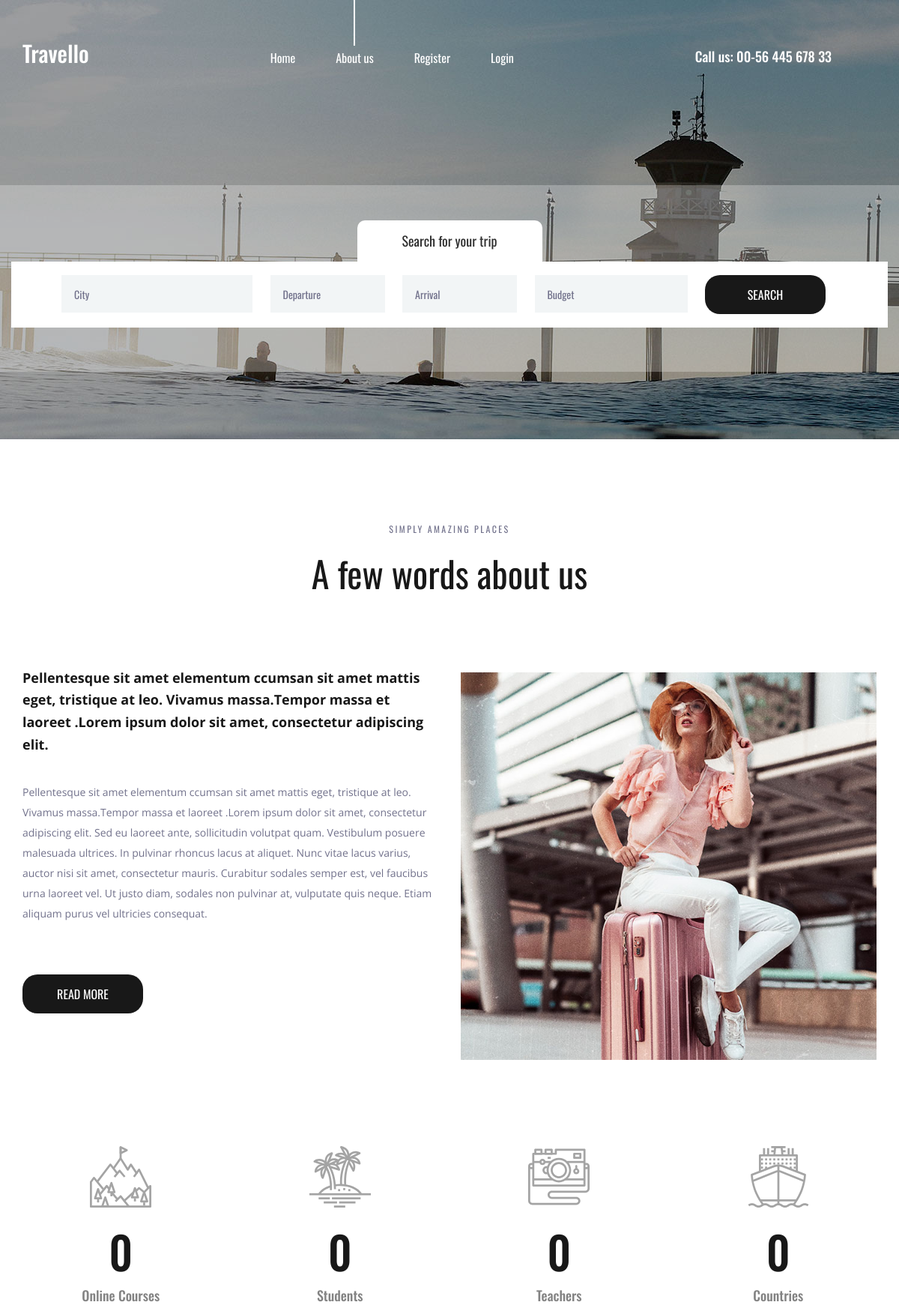
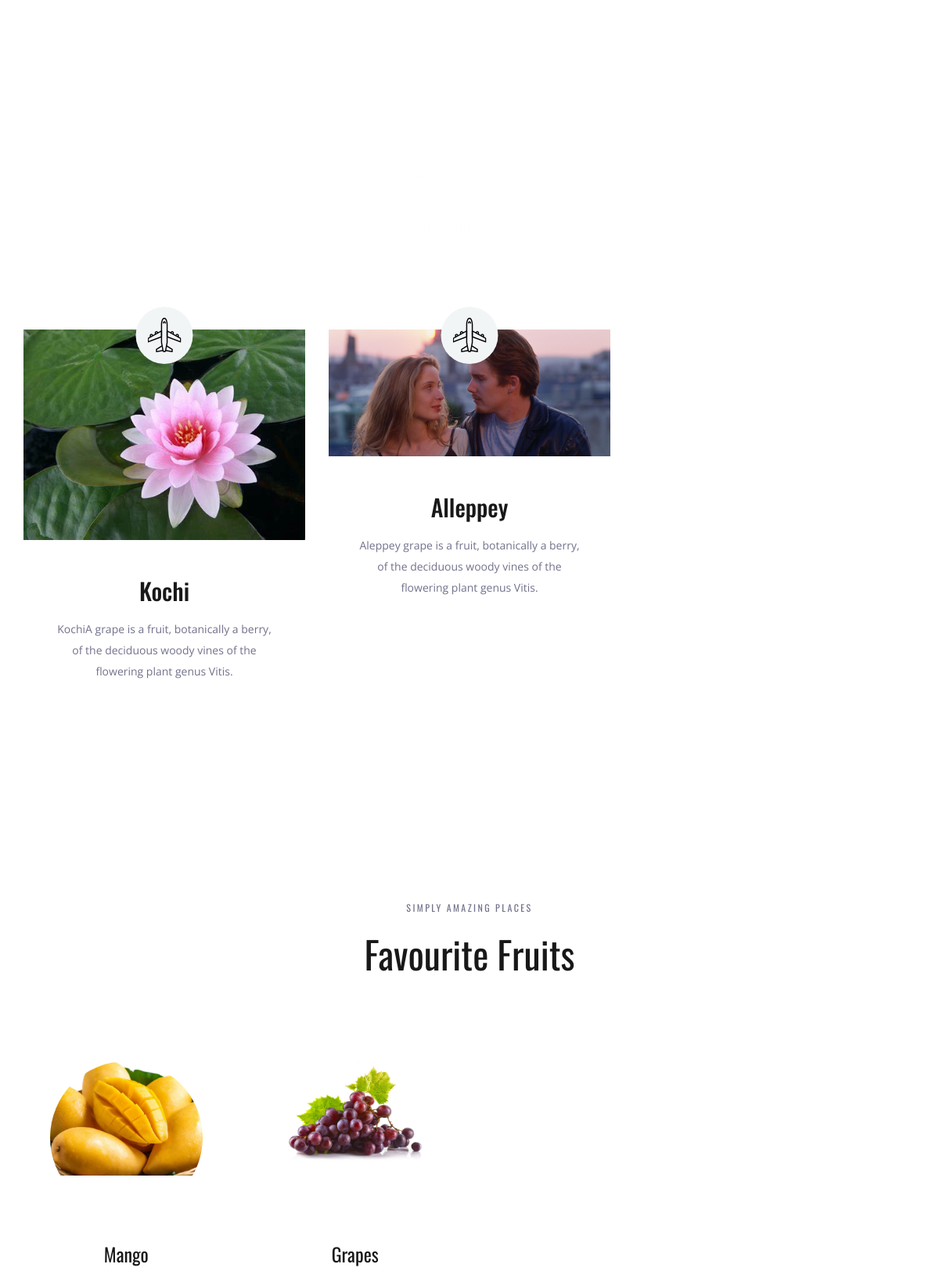
The page / (upper part) on the database its author committed (2 pictures, top to bottom).
### travelapp/models.py (models this page shows, shortened)
class Place(models.Model):
    name = models.CharField(max_length=250)
    img = models.ImageField(upload_to='pics')
    desc = models.TextField()

class Fruit(models.Model):
    f_name = models.CharField(max_length=250)
    f_img = models.ImageField(upload_to='pics')
    f_desc = models.TextField()

### travelapp/views.py (the view)
# urls.py: path('',views.demo,name='demo'),
def demo(request):
    obj=Place.objects.all()
    obj2 = Fruit.objects.all()
    return render(request,"index.html",{'result':obj, 'result2':obj2})

### templates/index.html (shortened to what this page needs)
{% load static %}
<!DOCTYPE html>
<html lang="en">
<head>
<link rel="stylesheet" type="text/css" href="{% static 'styles/bootstrap4/bootstrap.min.css' %}">
<link href="{% static 'plugins/font-awesome-4.7.0/css/font-awesome.min.css' %}" rel="stylesheet" type="text/css' %}">
<link rel="stylesheet" type="text/css" href="{% static 'plugins/OwlCarousel2-2.2.1/owl.carousel.css' %}">
<link rel="stylesheet" type="text/css" href="{% static 'plugins/OwlCarousel2-2.2.1/owl.theme.default.css' %}">
<link rel="stylesheet" type="text/css" href="{% static 'plugins/OwlCarousel2-2.2.1/animate.css' %}">
<link rel="stylesheet" type="text/css" href="{% static 'styles/about.css' %}">
<link rel="stylesheet" type="text/css" href="{% static 'styles/about_responsive.css' %}">
</head>
<body>
<div class="super_container">
	<header class="header">
		<div class="container">
			<div class="row">
				<div class="col">
					<div class="header_content d-flex flex-row align-items-center justify-content-start">
						<div class="header_content_inner d-flex flex-row align-items-end justify-content-start">
							<div class="logo"><a href="index.html">Travello</a></div>
							<nav class="main_nav">
								<ul class="d-flex flex-row align-items-start justify-content-start">
									<li><a href="index.html">Home</a></li>
									<li class="active"><a href="{% url 'travelapp:home' %}">About us</a></li>
									{% if user.is_authenticated %}
									<li> Hello {{user.username}}</li>
									<li><a href="{% url 'credentials:logout' %}">Logout</a></li>
									{% else %}
									<li><a href="{% url 'credentials:register' %}">Register</a></li>
									<li><a href="{% url 'credentials:login' %}">Login</a></li>
									{% endif %}
								</ul>
							</nav>
							<div class="header_phone ml-auto">Call us: 00-56 445 678 33</div>
						</div>
					</div>
				</div>
			</div>
		</div>
	</header>
	<div class="home">
		<div class="background_image" style="background-image:url({% static 'images/about.jpg' %})"></div>
	</div>
	<div class="home_search">
		<div class="container">
			<div class="row">
				<div class="col">
					<div class="home_search_container">
						<div class="home_search_title">Search for your trip</div>
						<div class="home_search_content">
							<form action="#" class="home_search_form" id="home_search_form">
								<div class="d-flex flex-lg-row flex-column align-items-start justify-content-lg-between justify-content-start">
									<input type="text" class="search_input search_input_1" placeholder="City" required="required">
									<input type="text" class="search_input search_input_2" placeholder="Departure" required="required">
									<input type="text" class="search_input search_input_3" placeholder="Arrival" required="required">
									<input type="text" class="search_input search_input_4" placeholder="Budget" required="required">
									<button class="home_search_button">search</button>
								</div>
							</form>
						</div>
					</div>
				</div>
			</div>
		</div>
	</div>
	<div class="about">
		<div class="container">
			<div class="row">
				<div class="col text-center">
					<div class="section_subtitle">simply amazing places</div>
					<div class="section_title"><h2>A few words about us</h2></div>
				</div>
			</div>
			<div class="row about_row">
				<div class="col-lg-6">
					<div class="about_content">
						<div class="text_highlight">Pellentesque sit amet elementum ccumsan sit amet mattis eget, tristique at leo. Vivamus massa.Tempor massa et laoreet .Lorem ipsum dolor sit amet, consectetur adipiscing elit.</div>
						<div class="about_text">
							<p>Pellentesque sit amet elementum ccumsan sit amet mattis eget, tristique at leo. Vivamus massa.Tempor massa et laoreet .Lorem ipsum dolor sit amet, consectetur adipiscing elit. Sed eu laoreet ante, sollicitudin volutpat quam. Vestibulum posuere malesuada ultrices. In pulvinar rhoncus lacus at aliquet. Nunc vitae lacus varius, auctor nisi sit amet, consectetur mauris. Curabitur sodales semper est, vel faucibus urna laoreet vel. Ut justo diam, sodales non pulvinar at, vulputate quis neque. Etiam aliquam purus vel ultricies consequat.</p>
						</div>
						<div class="button about_button"><a href="#">read more</a></div>
					</div>
				</div>
				<div class="col-lg-6">
					<div class="about_image"><img src="{% static 'images/about_1.jpg' %}" alt=""></div>
				</div>
			</div>
		</div>
	</div>
	<div class="milestones">
		<div class="container">
			<div class="row">
				<div class="col-lg-3 milestone_col">
					<div class="milestone text-center">
						<div class="milestone_icon"><img src="{% static 'images/mountain.svg' %}" alt=""></div>
						<div class="milestone_counter" data-end-value="17">0</div>
						<div class="milestone_text">Online Courses</div>
					</div>
				</div>
				<div class="col-lg-3 milestone_col">
					<div class="milestone text-center">
						<div class="milestone_icon"><img src="{% static 'images/island.svg' %}" alt=""></div>
						<div class="milestone_counter" data-end-value="213">0</div>
						<div class="milestone_text">Students</div>
					</div>
				</div>
				<div class="col-lg-3 milestone_col">
					<div class="milestone text-center">
						<div class="milestone_icon"><img src="{% static 'images/camera.svg' %}" alt=""></div>
						<div class="milestone_counter" data-end-value="11923">0</div>
						<div class="milestone_text">Teachers</div>
					</div>
				</div>
				<div class="col-lg-3 milestone_col">
					<div class="milestone text-center">
						<div class="milestone_icon"><img src="{% static 'images/boat.svg' %}" alt=""></div>
						<div class="milestone_counter" data-end-value="15">0</div>
						<div class="milestone_text">Countries</div>
					</div>
				</div>
			</div>
		</div>
	</div>
	<div class="why">
		<div class="parallax_background parallax-window" data-parallax="scroll" data-image-src="{% static 'images/why.jpg' %}" data-speed="0.8"></div>
		<div class="container">
			<div class="row">
				<div class="col text-center">
					<div class="section_subtitle">simply amazing places</div>
					<div class="section_title"><h2>Why choose us?</h2></div>
				</div>
			</div>
			<div class="row why_row">
				{% for i in result %}
				<div class="col-lg-4 why_col">
					<div class="why_item">
						<div class="why_image">
							<img src="{{i.img.url}}" alt="">
							<div class="why_icon d-flex flex-column align-items-center justify-content-center">
								<img src="{% static 'images/why_1.svg' %}" alt="">
							</div>
						</div>
						<div class="why_content text-center">
							<div class="why_title">{{i.name}}</div>
							<div class="why_text">
								<p>{{i.desc}}</p>
							</div>
						</div>
					</div>
				</div>
				{% endfor %}
			</div>
		</div>
	</div>
	<div class="team">
		<div class="container">
			<div class="row">
				<div class="col text-center">
					<div class="section_subtitle">simply amazing places</div>
					<div class="section_title"><h2>Favourite Fruits</h2></div>
				</div>
			</div>
			<div class="row team_row">
				{% for j in result2 %}
				<div class="col-xl-3 col-md-6 team_col">
					<div class="team_item d-flex flex-column align-items-center justify-content-start text-center">
						<div class="team_image"><img src="{{j.f_img.url}}"></div>
						<div class="team_content">
							<div class="team_title"><a href="#">{{j.f_name}}</a></div>
						</div>
					</div>
				</div>
				{% endfor %}
			</div>
		</div>
	</div>
</div>
</body>
</html>

### rows shown on the page
Place: img (picture), name "Kochi", desc "KochiA grape is a fruit, botanically a berry, of the deciduous woody vines of the flowering plant genus Vitis."
Place: img (picture), name "Alleppey", desc "Aleppey grape is a fruit, botanically a berry, of the deciduous woody vines of the flowering plant genus Vitis."
Fruit: f_img (picture), f_name "Mango"
Fruit: f_img (picture), f_name "Grapes"
